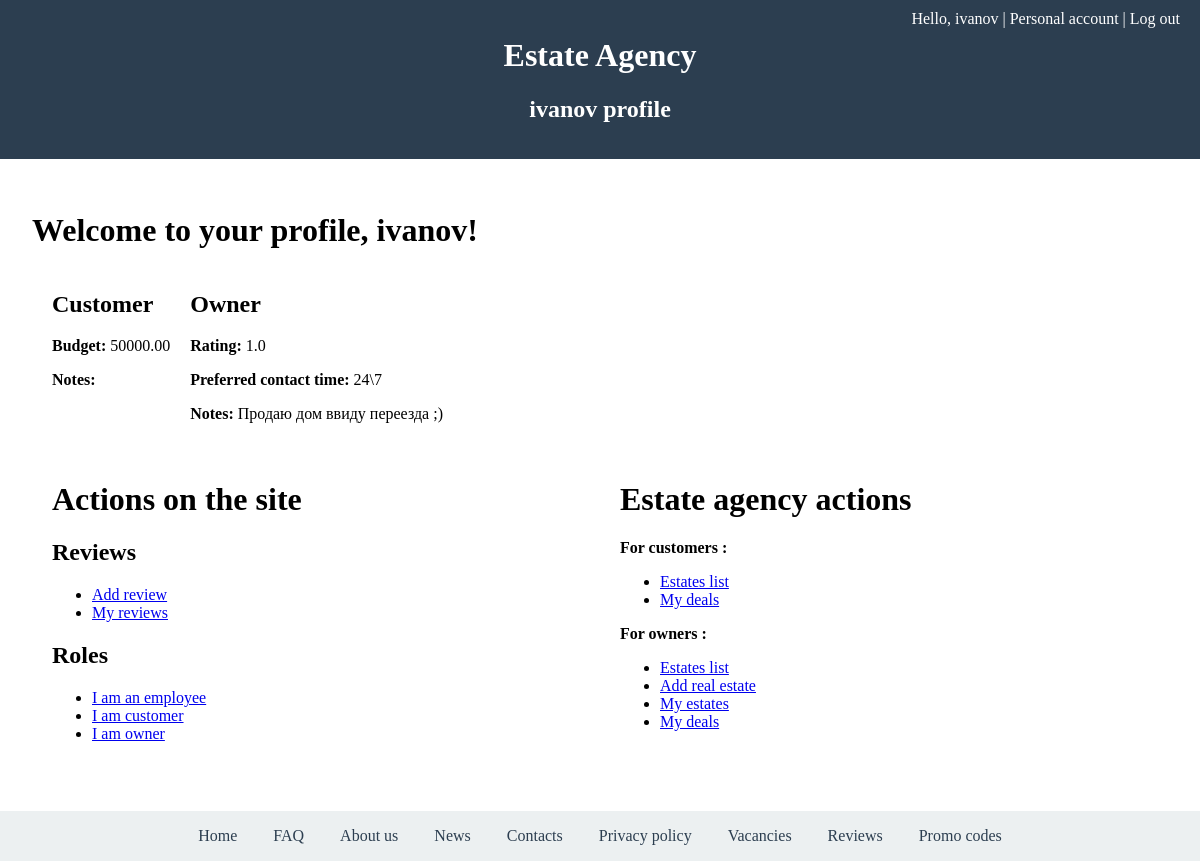
Screenshot of /profile/ (signed in) with the database file from the repository.
### estate_agency/models.py (models this page shows, shortened)
class Customer(models.Model):
    budget = models.DecimalField(
        max_digits=12,
        decimal_places=2,
        null=True,
        blank=True,
        help_text="Максимальный бюджет клиента"
    )
    is_vip = models.BooleanField(
        default=False,
        verbose_name="VIP клиент"
    )
    notes = models.TextField(
        blank=True,
        help_text="Дополнительная информация о клиенте"
    )
    user = models.OneToOneField("UserProfile", on_delete=models.CASCADE)

class Owner(models.Model):
    rating = models.FloatField(
        default=0.0,
        validators=[MinValueValidator(0.0), MaxValueValidator(10.0)],
        help_text="Рейтинг владельца от 0 до 10"
    )
    notes = models.TextField(
        blank=True,
        null=True,
        help_text="Дополнительная информация о владельце"
    )
    preferred_contact_time = models.CharField(
        max_length=50,
        blank=True,
        help_text="Предпочтительное время связи"
    )
    user = models.OneToOneField("UserProfile", on_delete=models.CASCADE, null=True)

### site_manager/views.py (the view)
# urls.py: path('profile/', views.profile, name='profile'),
def profile(request):
    user = UserProfile.objects.get(user=request.user)
    employee = Employee.objects.filter(user=user).first()
    owner = Owner.objects.filter(user=user).first()
    customer = Customer.objects.filter(user=user).first()
    return render(request, 'site_manager/profile.html',
                  { "employee": employee,
                            "owner": owner,
                            "customer": customer})

### site_manager/templates/site_manager/profile.html (shortened to what this page needs)
{% extends "base.html" %}
{% block site_name %}{{user.username}} profile{% endblock %}
{% block content %}
    <h1>Welcome to your profile, {{user.username}}!</h1>
    <div style="width: 1000px;  display: flex; align-items: flex-start; gap: 20px;">
        <div>
        {% if customer %}
            <h2>Customer</h2>
            <p><strong>Budget: </strong>{{customer.budget}}</p>
            <p><strong>Notes: </strong>{{customer.notes}}</p>
        {% endif %}
        </div>
        <div>
        {% if owner %}
            <h2>Owner</h2>
            <p><strong>Rating: </strong>{{owner.rating}}</p>
            <p><strong>Preferred contact time: </strong>{{owner.preferred_contact_time}}</p>
            <p><strong>Notes: </strong>{{owner.notes}}</p>
        {% endif %}
        </div>
    </div>
    <div style="display: grid; grid-template-columns: repeat(auto-fit, minmax(300px, 1fr));
    gap: 40px; max-width: 1200px; margin: 20px auto; padding: 0 20px;">
        <div>
            <h1>Actions on the site</h1>
            <h2>Reviews</h2>
            <ul>
                <li><a href="{% url 'review-add' %}">Add review</a></li>
                <li><a href="{% url 'my-reviews' %}">My reviews</a></li>
            </ul>
            <h2>Roles</h2>
            <ul>
                <li><a href="{% url 'assign-employee' %}">I am an employee</a></li>
                <li><a href="{% url 'assign-customer' %}">I am customer</a></li>
                <li><a href="{% url 'assign-owner' %}">I am owner</a></li>
            </ul>
        </div>
        <div>
            <h1>Estate agency actions</h1>
            {% if customer %}
                <p><strong>For customers : </strong></p>
                <ul>
                    <li><a href="{% url 'estates-list' %}">Estates list</a></li>
                    <li><a href="{% url 'my-deals' %}">My deals</a></li>
                </ul>
            {% endif %}
            {% if owner %}
                <p><strong>For owners : </strong></p>
                <ul>
                    <li><a href="{% url 'estates-list' %}">Estates list</a></li>
                    <li><a href="{% url 'realty-add' %}">Add real estate</a></li>
                    <li><a href="{% url 'my-estates' %}">My estates</a></li>
                    <li><a href="{% url 'my-deals' %}">My deals</a></li>
                </ul>
            {% endif %}
        </div>
    </div>
{% endblock %}

### templates/base.html (shortened to what this page needs)
<!DOCTYPE html>
<html lang="en">
<head>
</head>
<body>
    <header>
        <div class="top-links" style="position: absolute; top: 10px; right: 20px; color: white">
            {% if user.is_authenticated %}
                <span>Hello, {{ user.username }} | </span>
                <span><a href="{% url 'profile' %}">Personal account | </a></span>
                <span><a href="{% url 'logout' %}">Log out</a></span>
            {% else %}
                <span><a href="{% url 'registration' %}">Register | </a></span>
                <span><a href="{% url 'login' %}">Log in | </a></span>
            {% endif %}
        </div>
        <h1>Estate Agency</h1>
        <h2>{% block site_name %}{% endblock %}</h2>
    </header>
    <main>
        {% block content %}
        {% endblock %}
    </main>
    <footer>
        <div>
            <a href="{% url 'home' %}">Home</a>
            <a href="{% url 'faq' %}">FAQ</a>
            <a href="{% url 'about' %}">About us</a>
            <a href="{% url 'news' %}">News</a>
            <a href="{% url 'contacts' %}">Contacts</a>
            <a href="{% url 'privacy_policy' %}">Privacy policy</a>
            <a href="{% url 'vacancies' %}">Vacancies</a>
            <a href="{% url 'reviews' %}">Reviews</a>
            <a href="{% url 'promocodes' %}">Promo codes</a>
        </div>
    </footer>
</body>
</html>

### templates/base.html (style rules this page uses)
body { margin: 0; font-family: Arial, sans-serif; display: flex; flex-direction: column; min-height: 100vh; }
header { font-family: "Comic Sans MS"; background-color: #2c3e50; color: white; padding: 1rem 2rem; text-align: center; }
main { font-family: "Candara"; flex: 1; padding: 2rem; }
footer { font-family: "Candara"; background-color: #ecf0f1; padding: 1rem 2rem; text-align: center; }
footer a { margin: 0 1rem; color: #2c3e50; text-decoration: none; }
.top-links a { color: white; text-decoration: none; }

### rows the page displays
Customer: budget "50000.00"
Owner: rating "1.0", preferred_contact_time "24\\7", notes "Продаю дом ввиду переезда ;)"

### other values shown
{{ user.username }} "ivanov"
